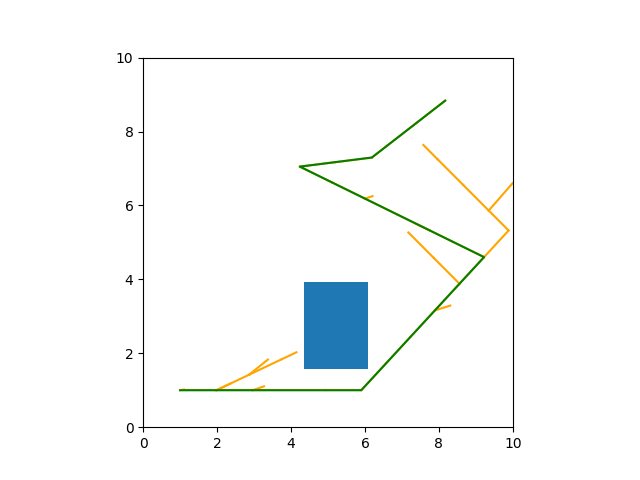
#> input picture hardware_test1.png, 640 x 480 px, given in place of the camera
$ python test.py
#> lines starting #> are read from the running program, lines starting #| are printed output that depends on the picture; after the words box and inside, x2 and y2 are one past the last pixel; in counts of white or black regions, pixels touching at a corner belong together; long printed decimals are rounded
import cv2

# Create a VideoCapture object to access the webcam
cap = cv2.VideoCapture(1)

count = 0
while True:
    # Read a frame from the webcam
    ret, frame = cap.read()
#> frame is the input picture: shape (480, 640, 3); mean B, G, R 249.7, 249.8, 247.9
    resize_img = cv2.resize(frame  , (640 , 480))

    # Convert the frame to grayscale
    gray = cv2.cvtColor(resize_img, cv2.COLOR_BGR2GRAY)
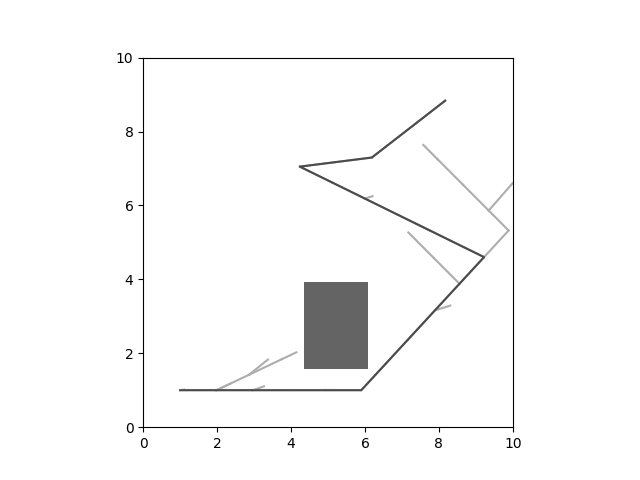
#> gray: shape (480, 640); min 0, max 255, mean 249.3

    # Detect edges in the grayscale frame using the Canny algorithm
    edges = cv2.Canny(gray, 100, 200)
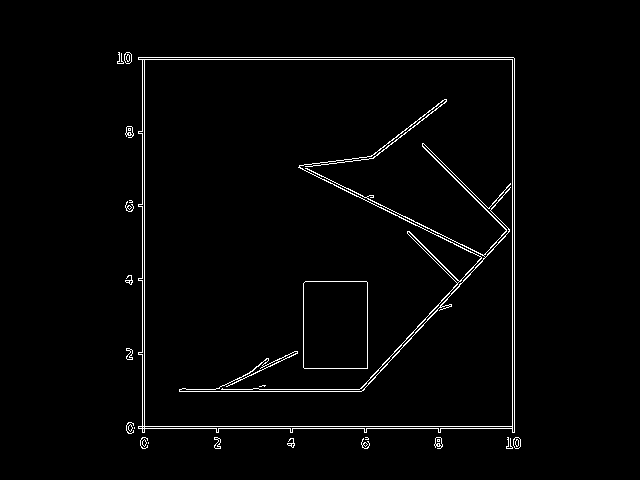
#> edges: shape (480, 640); 2.1% white in thin lines or dots, all inside (x1, y1, x2, y2) = (117, 52, 521, 449)

    # Find contours in the edges image
    contours, hierarchy = cv2.findContours(edges, cv2.RETR_TREE, cv2.CHAIN_APPROX_SIMPLE)
#> contours = 67 contours, 41 with area under 20; largest, box (x1, y1, x2, y2) and area: (138, 57, 515, 433) 138118, (144, 59, 513, 427) 135054, (303, 281, 368, 369) 5565, (303, 281, 368, 369) 5564, (138, 57, 515, 433) 1496

    # Loop over all contours and filter for rectangular shapes
    for contour in contours:
        approx = cv2.approxPolyDP(contour, 0.01 * cv2.arcLength(contour, True), True)
        if len(approx) == 4:
            x, y, w, h = cv2.boundingRect(approx)
            aspect_ratio = float(w)/h
            if aspect_ratio >= 0.8 and aspect_ratio <= 1.2 and (w) > 5 and (h) > 5:
                cv2.rectangle(resize_img, (x, y), (x+w, y+h), (0, 255, 0), 2)
                print(x*10/640,y*10/480,(x+w)*10/640,(y+h)*10/480)
#> this loop made 67 passes
#> (approx, x, y, w, h, aspect_ratio) on passes 5, 18, 19, 36, 42, 43, 44, 47, 49: ([[365, 442], [367, 444], [365, 446], [363, 444]], 363, 442, 5, 5, 1), ([[437, 439], [437, 441], [439, 441], [439, 439]], 437, 439, 3, 3, 1), ([[437, 440], [438, 439], [439, 440], [438, 441]], 437, 439, 3, 3, 1), ([[129, 205], [131, 207], [129, 209], [127, 207]], 127, 205, 5, 5, 1), ([[128, 128], [128, 130], [130, 130], [130, 128]], 128, 128, 3, 3, 1), ([[128, 129], [129, 128], [130, 129], [129, 130]], 128, 128, 3, 3, 1), ([[138, 57], [142, 432], [514, 432], [513, 57]], 138, 57, 377, 376, 1), ([[142, 427], [143, 426], [144, 427], [143, 428]], 142, 426, 3, 3, 1), ([[144, 60], [511, 59], [512, 425], [145, 426]], 144, 59, 369, 368, 1)
#> (x, y, w, h, aspect_ratio) on pass 62: (138, 57, 377, 375, 1.01)
#| 2.156 1.1875 8.047 9.021
#| 2.25 1.229 8.016 8.896
#| 2.156 1.1875 8.047 9.0
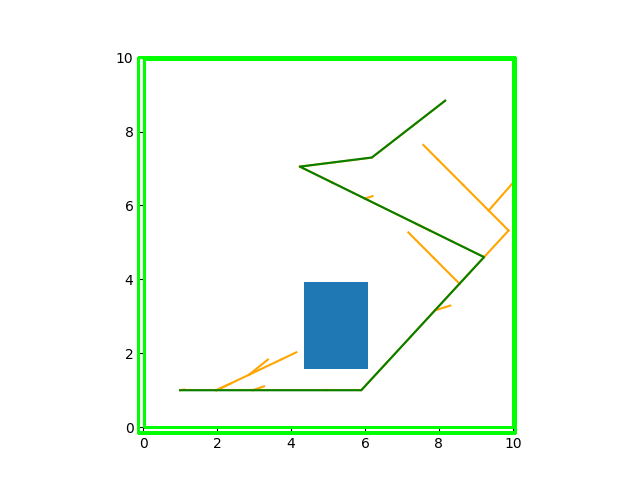
#> resize_img: shape (480, 640, 3); 2.79% of pixels changed, all inside (x1, y1, x2, y2) = (137, 56, 517, 435)

    # Show the resulting frame
    cv2.imshow('frame', resize_img)

    # Exit if the 'q' key is pressed
    if cv2.waitKey(1) & 0xFF == ord('q'):
#> (key q is pressed here)
        break

# Release the VideoCapture object and close all windows
cap.release()
cv2.destroyAllWindows()

$ run again, on Obstacle_25_25_1_5_size_100_100_sim.png
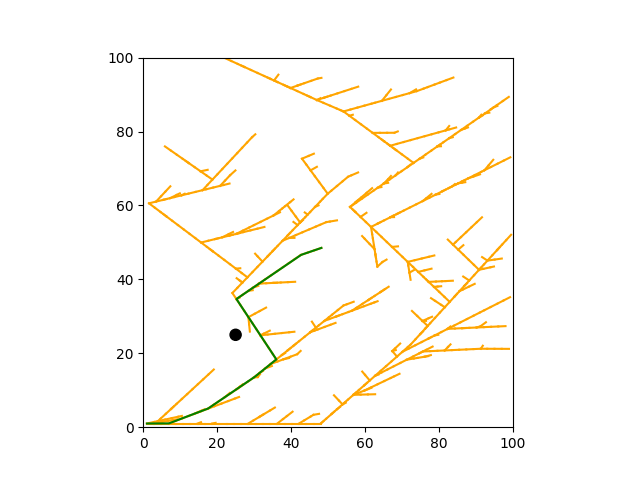
#> input picture Obstacle_25_25_1_5_size_100_100_sim.png, 640 x 480 px, given in place of the camera
#> frame is the input picture: shape (480, 640, 3); mean B, G, R 245.2, 250.1, 252.4
#> `edges = cv2.Canny(gray, 100, 200)`:
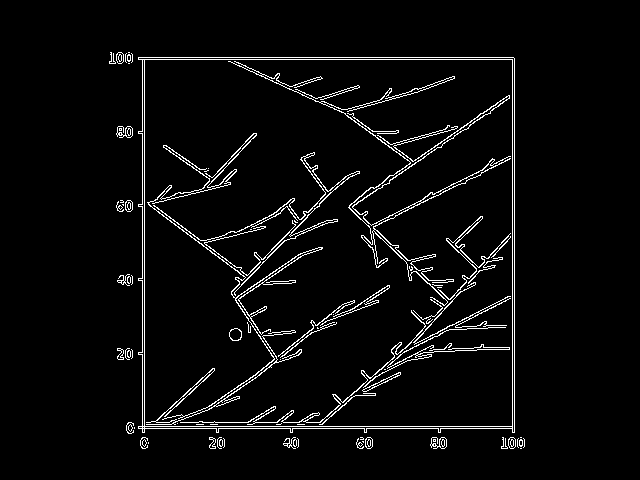
#> edges: shape (480, 640); 4% white in thin lines or dots, all inside (x1, y1, x2, y2) = (109, 52, 525, 449)
#> contours = 159 contours, 108 with area under 20; largest, box (x1, y1, x2, y2) and area: (138, 57, 515, 433) 138118, (144, 59, 513, 427) 135054, (138, 57, 515, 433) 1496, (144, 426, 513, 433) 762, (138, 59, 145, 427) 760
#> the loop `for contour in contours:` made 159 passes
#> (approx, x, y, w, h, aspect_ratio) on passes 6, 7, 17: ([[433, 439], [433, 441], [435, 441], [435, 439]], 433, 439, 3, 3, 1), ([[433, 440], [434, 439], [435, 440], [434, 441]], 433, 439, 3, 3, 1), ([[360, 442], [362, 444], [360, 446], [358, 444]], 358, 442, 5, 5, 1)
#> (printed output is left out)
#> after the loop `for contour in contours:`:
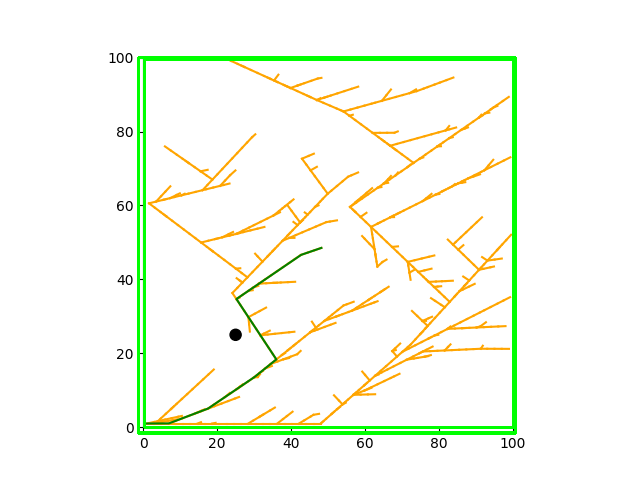
#> resize_img: shape (480, 640, 3); 2.79% of pixels changed, all inside (x1, y1, x2, y2) = (137, 56, 517, 435)

$ run again, on Obstacle_25_25_1_5_size_50_50_sim.png
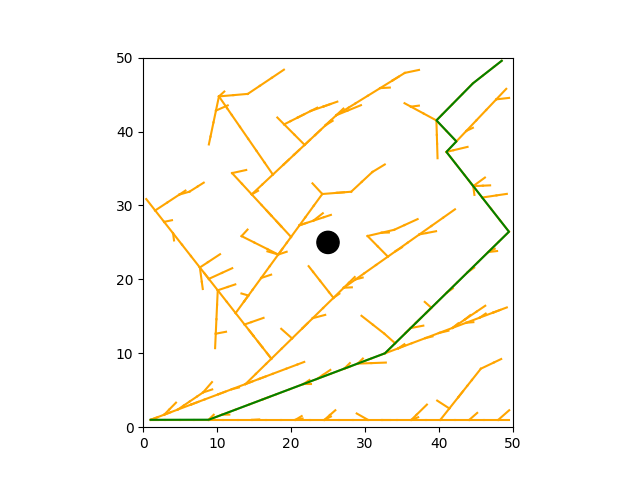
#> input picture Obstacle_25_25_1_5_size_50_50_sim.png, 640 x 480 px, given in place of the camera
#> frame is the input picture: shape (480, 640, 3); mean B, G, R 245.5, 250, 251.6
#> `edges = cv2.Canny(gray, 100, 200)`:
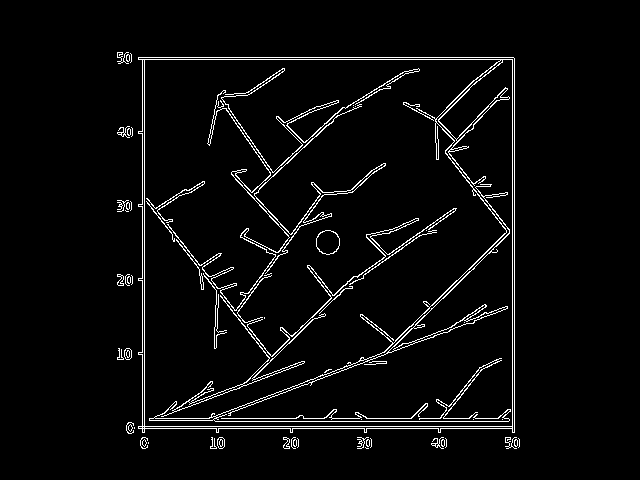
#> edges: shape (480, 640); 3.9% white in thin lines or dots, all inside (x1, y1, x2, y2) = (117, 52, 520, 449)
#> contours = 119 contours, 81 with area under 20; largest, box (x1, y1, x2, y2) and area: (138, 57, 515, 433) 138118, (144, 59, 513, 427) 133712, (138, 57, 515, 433) 1496, (144, 426, 513, 433) 762, (138, 59, 145, 427) 760
#> the loop `for contour in contours:` made 119 passes
#> (approx, x, y, w, h, aspect_ratio) on passes 1, 50: ([[365, 447], [366, 448], [368, 448], [366, 448]], 365, 447, 4, 2, 2), ([[125, 210], [126, 211], [128, 211], [126, 211]], 125, 210, 4, 2, 2)
#> (printed output is left out)
#> after the loop `for contour in contours:`:
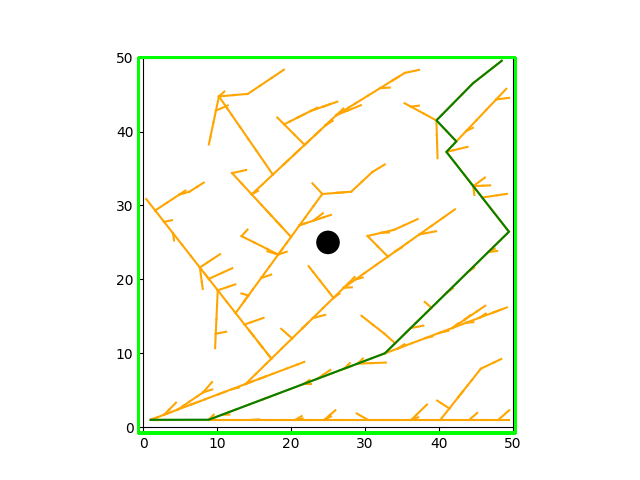
#> resize_img: shape (480, 640, 3); 1.59% of pixels changed, all inside (x1, y1, x2, y2) = (137, 56, 517, 435)

$ run again, on Obstacle_4_4_05_simulation.png
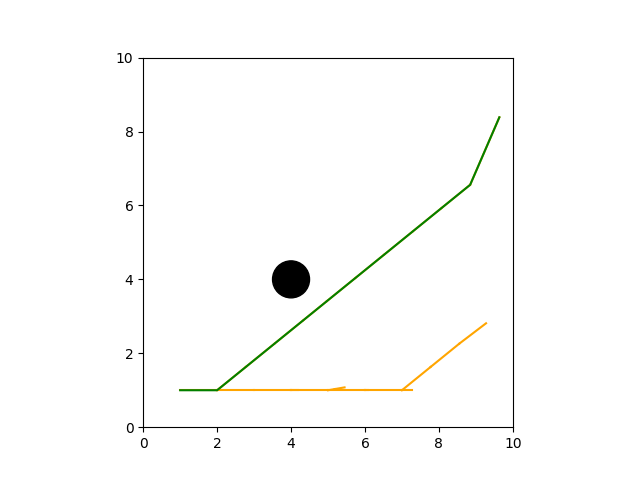
#> input picture Obstacle_4_4_05_simulation.png, 640 x 480 px, given in place of the camera
#> frame is the input picture: shape (480, 640, 3); mean B, G, R 250.9, 251.7, 251.5
#> `edges = cv2.Canny(gray, 100, 200)`:
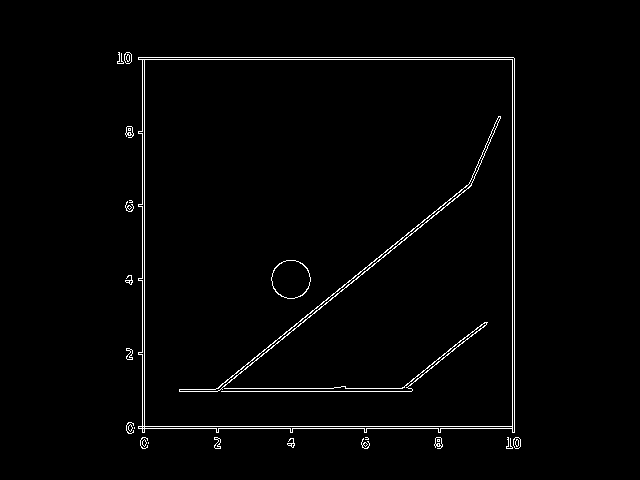
#> edges: shape (480, 640); 1.7% white in thin lines or dots, all inside (x1, y1, x2, y2) = (117, 52, 521, 449)
#> contours = 61 contours, 37 with area under 20; largest, box (x1, y1, x2, y2) and area: (138, 57, 515, 433) 138118, (144, 59, 513, 427) 135054, (138, 57, 515, 433) 1496, (179, 116, 501, 392) 1218, (271, 260, 311, 299) 1164
#> the loop `for contour in contours:` made 61 passes
#> (approx, x, y, w, h, aspect_ratio) on passes 5, 18, 19, 36, 42, 43: ([[365, 442], [367, 444], [365, 446], [363, 444]], 363, 442, 5, 5, 1), ([[437, 439], [437, 441], [439, 441], [439, 439]], 437, 439, 3, 3, 1), ([[437, 440], [438, 439], [439, 440], [438, 441]], 437, 439, 3, 3, 1), ([[129, 205], [131, 207], [129, 209], [127, 207]], 127, 205, 5, 5, 1), ([[128, 128], [128, 130], [130, 130], [130, 128]], 128, 128, 3, 3, 1), ([[128, 129], [129, 128], [130, 129], [129, 130]], 128, 128, 3, 3, 1)
#> (printed output is left out)
#> after the loop `for contour in contours:`:
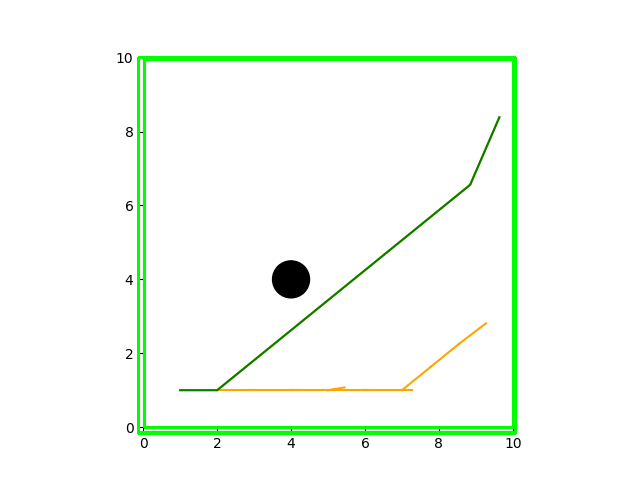
#> resize_img: shape (480, 640, 3); 2.79% of pixels changed, all inside (x1, y1, x2, y2) = (137, 56, 517, 435)
